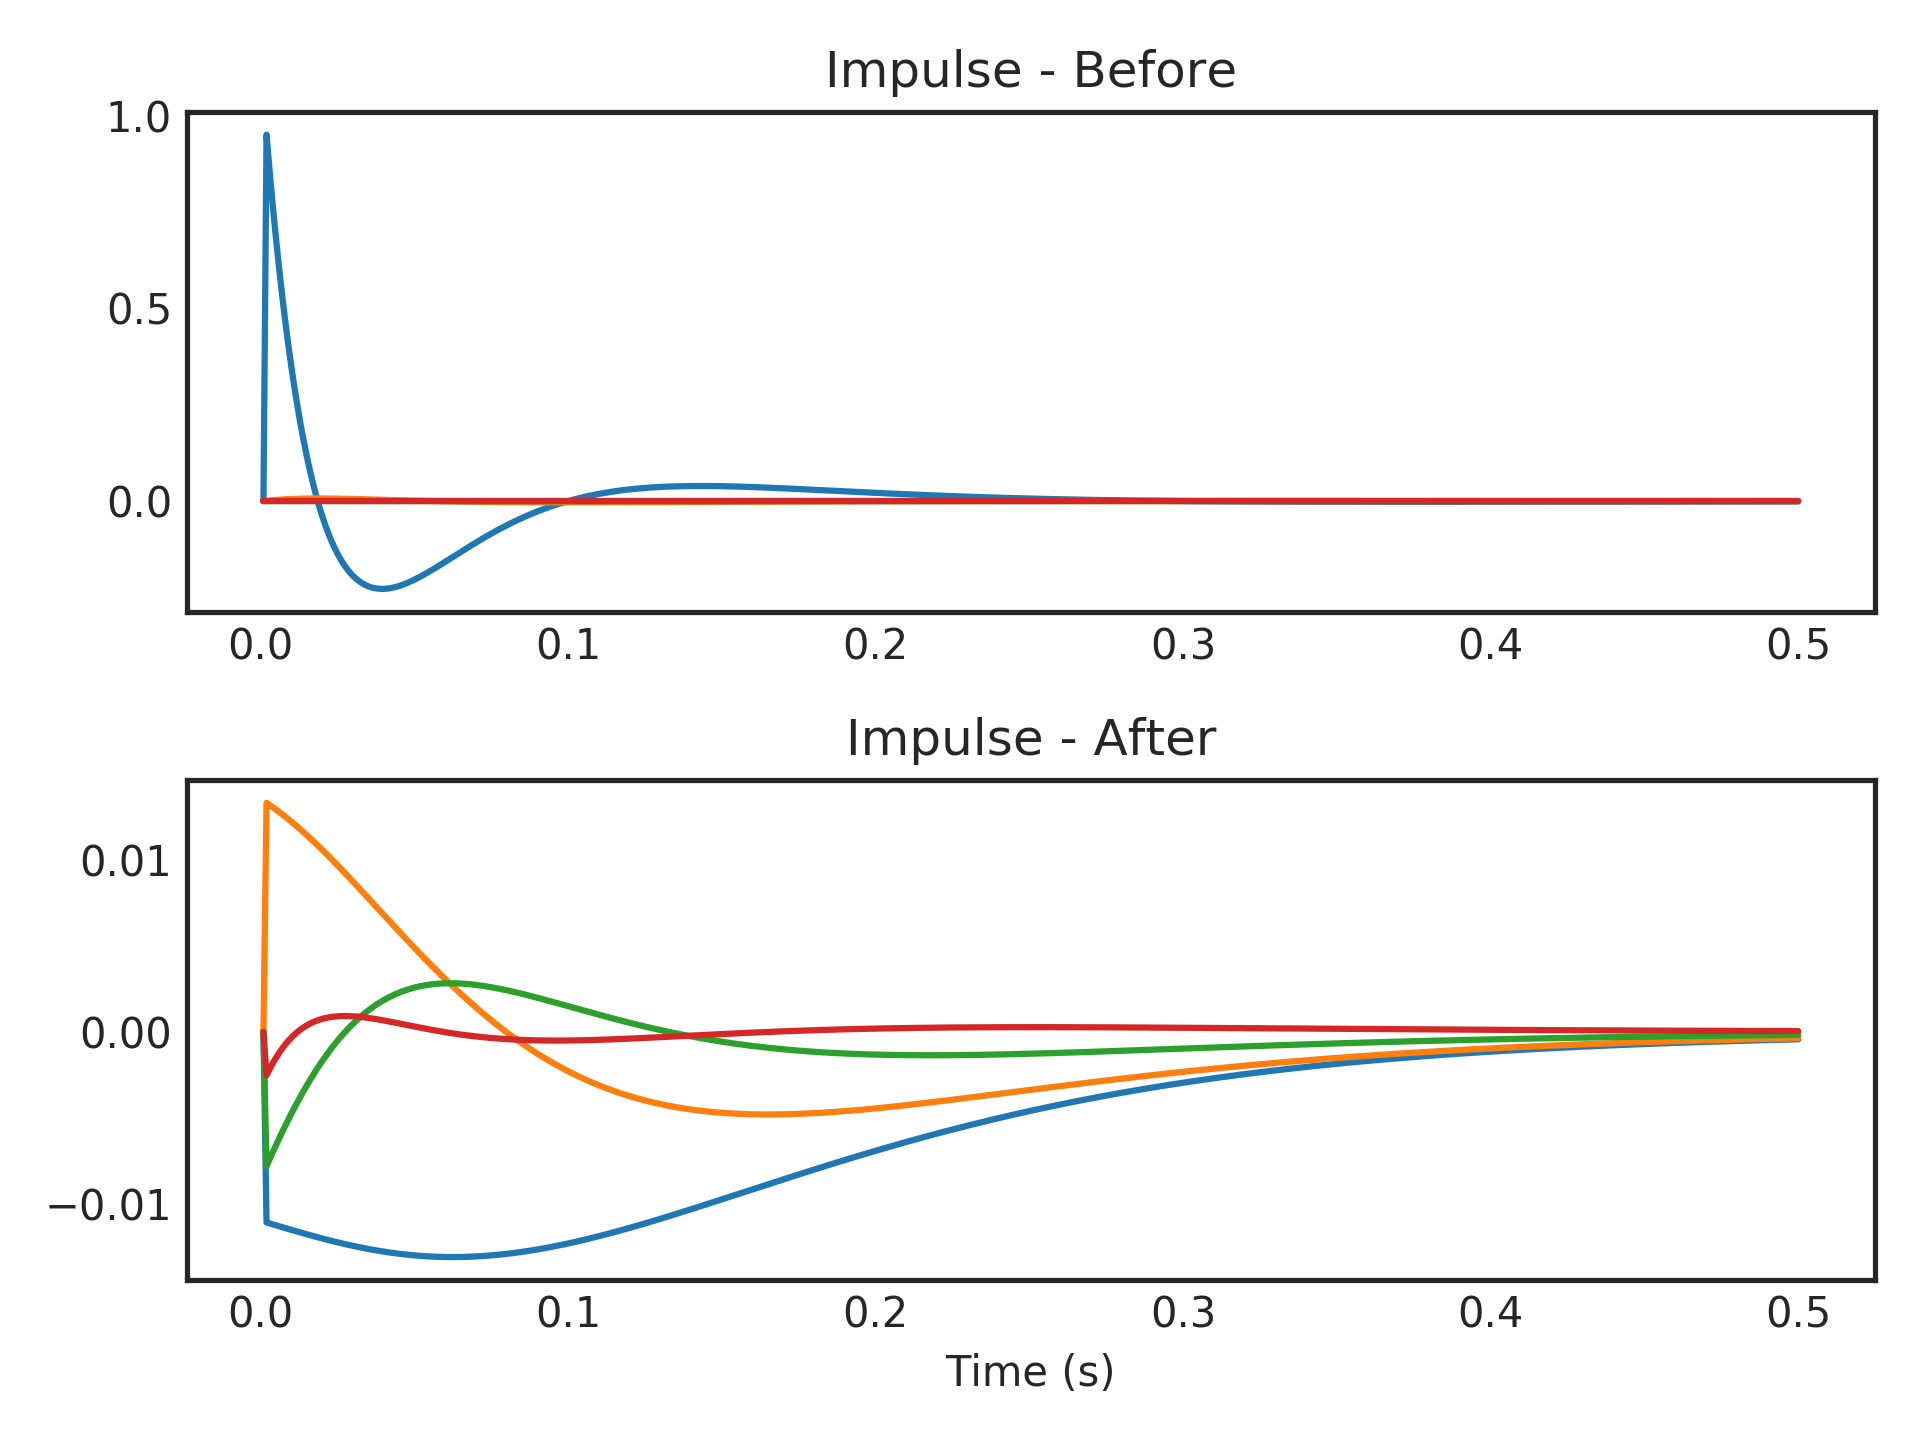

The script that drew this image:
# See :doc:`notebooks/research/linear_model_reduction` for a notebook
# example.

from nengolib.signal import balance, s
before = 10 / ((s + 10) * (s + 20) * (s + 30) * (s + 40))
after = balance(before)

# Effect of balancing some arbitrary system:

import matplotlib.pyplot as plt
length = 500
plt.subplot(211)
plt.title("Impulse - Before")
plt.plot(before.ntrange(length), before.X.impulse(length))
plt.subplot(212)
plt.title("Impulse - After")
plt.plot(after.ntrange(length), after.X.impulse(length))
plt.xlabel("Time (s)")
plt.show()
